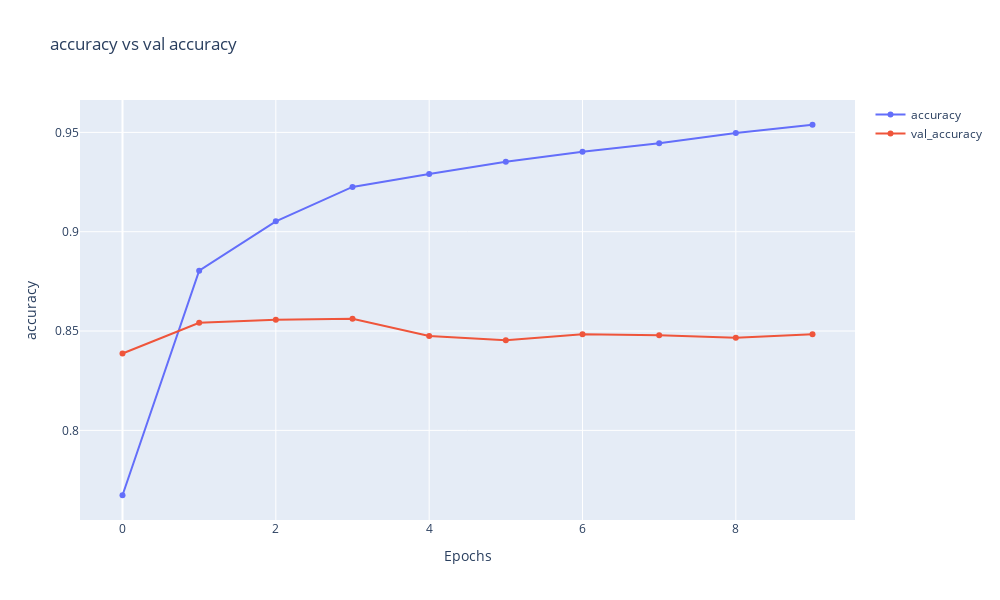
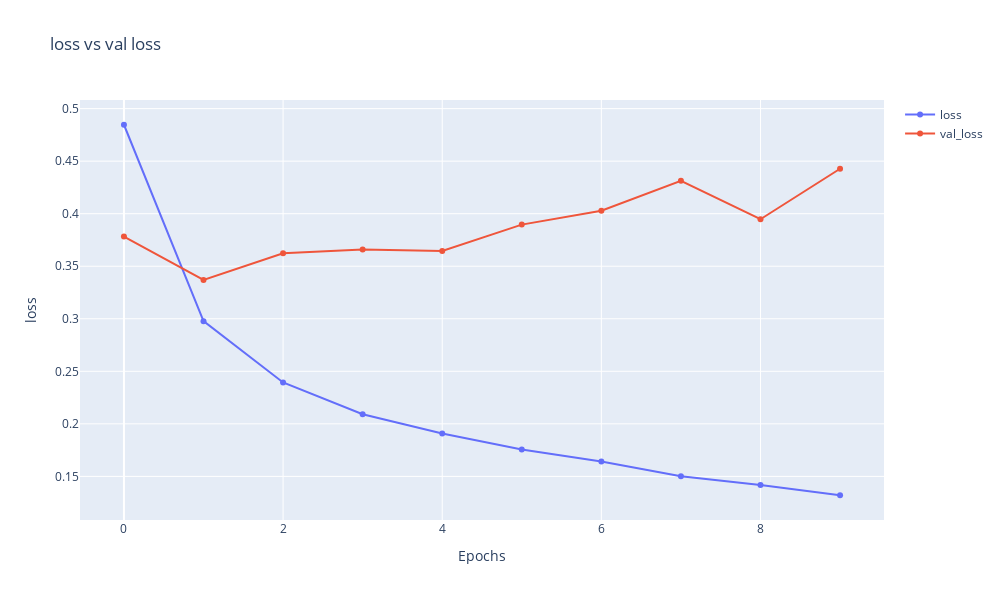

The code cell stored with these charts, in order, in its notebook:
### Code cell
plot_hist(history)

### Figure 1 — Plotly figure (JSON) as saved in the notebook; plotly's stock layout.template omitted (floating-point values rounded to 4 significant figures)
{"data": [{"mode": "markers+lines", "name": "accuracy", "type": "scatter", "x": [0, 1, 2, 3, 4, 5, 6, 7, 8, 9], "y": [0.7673, 0.8804, 0.9052, 0.9226, 0.929, 0.9352, 0.9403, 0.9446, 0.9497, 0.9538]}, {"mode": "markers+lines", "name": "val_accuracy", "type": "scatter", "x": [0, 1, 2, 3, 4, 5, 6, 7, 8, 9], "y": [0.8387, 0.8541, 0.8557, 0.8561, 0.8475, 0.8454, 0.8483, 0.8478, 0.8466, 0.8484]}], "layout": {"height": 600, "title": {"text": "accuracy vs val accuracy"}, "width": 1000, "xaxis": {"title": {"text": "Epochs"}}, "yaxis": {"title": {"text": "accuracy"}}}}

### Figure 2 — Plotly figure (JSON) as saved in the notebook; plotly's stock layout.template omitted (floating-point values rounded to 4 significant figures)
{"data": [{"mode": "markers+lines", "name": "loss", "type": "scatter", "x": [0, 1, 2, 3, 4, 5, 6, 7, 8, 9], "y": [0.4847, 0.2977, 0.2394, 0.2091, 0.1909, 0.1756, 0.1642, 0.1501, 0.1418, 0.132]}, {"mode": "markers+lines", "name": "val_loss", "type": "scatter", "x": [0, 1, 2, 3, 4, 5, 6, 7, 8, 9], "y": [0.3783, 0.337, 0.3624, 0.366, 0.3646, 0.3896, 0.4028, 0.4314, 0.3947, 0.4428]}], "layout": {"height": 600, "title": {"text": "loss vs val loss"}, "width": 1000, "xaxis": {"title": {"text": "Epochs"}}, "yaxis": {"title": {"text": "loss"}}}}
